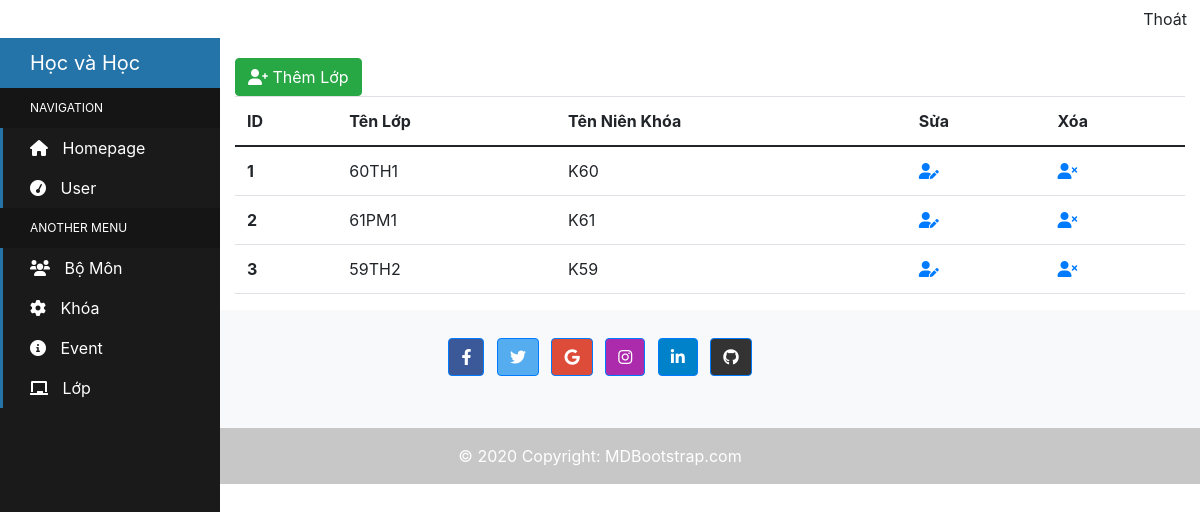
Screenshot of /admin/lop/lop.php (signed in) with the database file from the repository.
### tables this page shows
CREATE TABLE `lop` (
  `id_Lop` int(11) NOT NULL,
  `ten_Lop` varchar(100) NOT NULL,
  `id_LienKhoa` int(11) NOT NULL
);

CREATE TABLE `lien_khoa` (
  `id_LienKhoa` int(11) NOT NULL,
  `ten_LienKhoa` varchar(100) NOT NULL
);

### admin/lop/lop.php (the view, shortened to what this page needs)
<?php include '../header.php';?>
<div class="sidebar-container">
  <div class="sidebar-logo">
    Học và Học
  </div>
  <ul class="sidebar-navigation">
    <li class="header">Navigation</li>
    <li>
      <a href="../trangchu.php">
        <i class="fa fa-home" aria-hidden="true"></i> Homepage
      </a>
    </li>
    <li>
      <a href="../user/user.php">
        <i class="fa fa-tachometer" aria-hidden="true"></i> User
      </a>
    </li>
    <li class="header">Another Menu</li>
    <li>
      <a href="../bomom/bomon.php">
        <i class="fa fa-users" aria-hidden="true"></i> Bộ Môn
      </a>
    </li>
    <li>
      <a href="../khoa/khoa.php">
        <i class="fa fa-cog" aria-hidden="true"></i> Khóa
      </a>
    </li>
    <li>
      <a href="../event/event.php">
        <i class="fa fa-info-circle" aria-hidden="true"></i> Event
      </a>
    </li>
    <li>
        <a href="../lop/lop.php">
          <i class="fa fa-chalkboard" aria-hidden="true"></i> Lớp
        </a>
      </li>
  </ul>
</div>
<div class="content-container">
  <div class="container-fluid">
  <main>
        <a href="add.php" class="btn btn-success"><i class="fas fa-user-plus"></i> Thêm Lớp</a>
        <table class="table">
            <thead>
                <tr>
                    <th scope="col">ID</th>
                    <th scope="col">Tên Lớp</th>
                    <th scope="col">Tên Niên Khóa</th>
                    <th scope="col">Sửa</th>
                    <th scope="col">Xóa</th>
                </tr>
            </thead>
            <tbody>
                <?php
                    include '../../config/connect.php';
                    $sql = "SELECT lop.*,lien_khoa.ten_lienkhoa from lop , lien_khoa where lop.id_lienkhoa = lien_khoa.id_lienkhoa ";
                    $result = mysqli_query($conn,$sql);
                    if(mysqli_num_rows($result)>0){
                        while($row=mysqli_fetch_assoc($result)){
                ?>
                            <tr>
                                <th scope="row"><?php echo $row['id_Lop']; ?> </th>
                                <td><?php echo $row['ten_Lop']; ?></td>
                                <td><?php echo $row['ten_lienkhoa']; ?></td>
                                <td><a href="edit.php?id=<?php echo $row['id_Lop']; ?>"><i class="fas fa-user-edit"></i></a></td>
                                <td><a href="delete.php?id=<?php echo $row['id_Lop']; ?>"><i class="fas fa-user-times"></i></a></td>
                            </tr>
                <?php
                        }
                    }
                ?>
            </tbody>
            </table>
    </main>
  </div>
</div>
 <?php include '../footer.php';?>

### admin/lop/lop.php (style rules this page uses)
.sidebar-container { position: fixed; width: 220px; height: 100%; left: 0; overflow-x: hidden; overflow-y: auto; background: #1a1a1a; color: #fff; }
.content-container { padding-top: 20px; }
.sidebar-logo { padding: 10px 15px 10px 30px; font-size: 20px; background-color: #2574A9; }
.sidebar-navigation { padding: 0; margin: 0; list-style-type: none; position: relative; }
.sidebar-navigation li { background-color: transparent; position: relative; display: inline-block; width: 100%; line-height: 20px; }
.sidebar-navigation li a { padding: 10px 15px 10px 30px; display: block; color: #fff; }
.sidebar-navigation li .fa { margin-right: 10px; }
.sidebar-navigation li::before { background-color: #2574A9; position: absolute; content: ''; height: 100%; left: 0; top: 0; -webkit-transition: width 0.2s ease-in; transition: width 0.2s ease-in; width: 3px; z-index: -1; }
.sidebar-navigation .header { font-size: 12px; text-transform: uppercase; background-color: #151515; padding: 10px 15px 10px 30px; }
.sidebar-navigation .header::before { background-color: transparent; }
.content-container { padding-left: 220px; }

### rows the page displays
lop: id_Lop "1", ten_Lop "60TH1", id_LienKhoa.ten_LienKhoa "K60"
lop: id_Lop "2", ten_Lop "61PM1", id_LienKhoa.ten_LienKhoa "K61"
lop: id_Lop "3", ten_Lop "59TH2", id_LienKhoa.ten_LienKhoa "K59"
